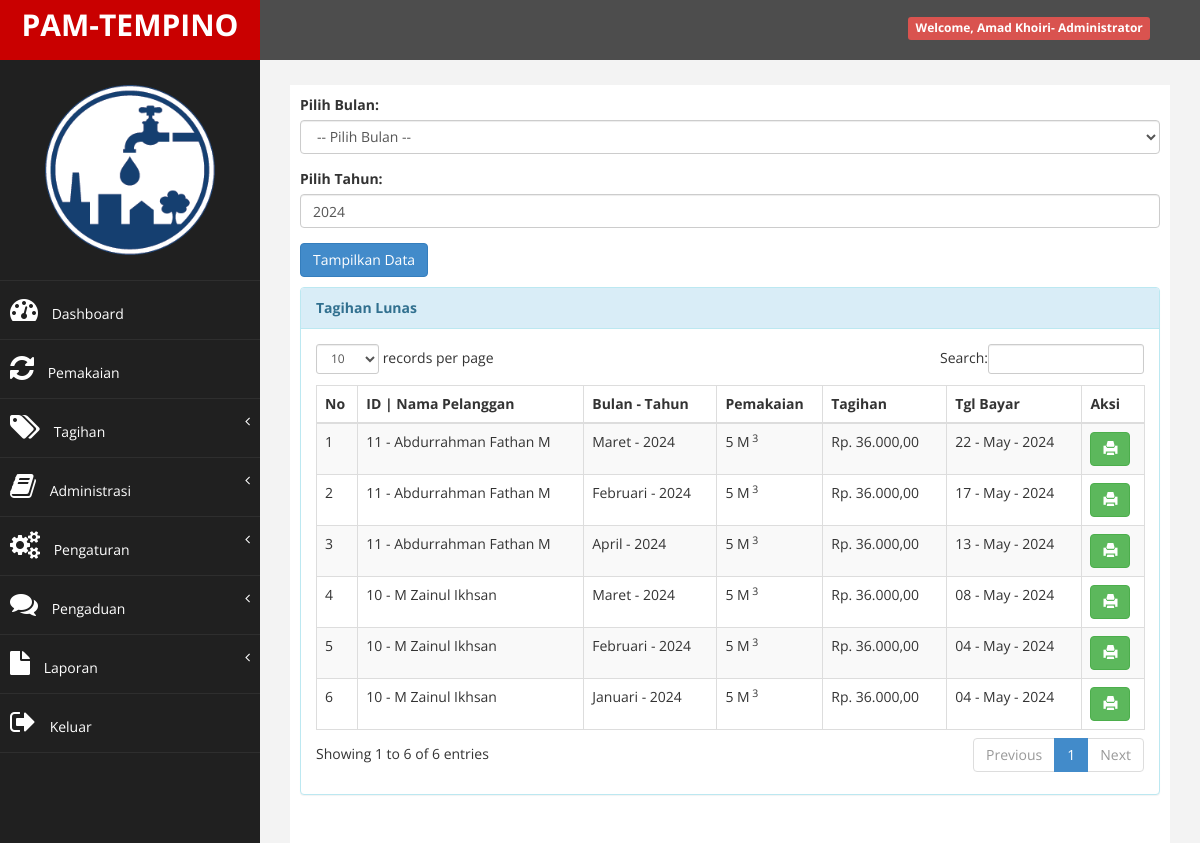
Page /?halaman=lunas_tampil (signed in) on the committed database.
### tables this page shows
CREATE TABLE `tb_pelanggan` (
  `id_pelanggan` char(15) NOT NULL,
  `nama_pelanggan` varchar(20) NOT NULL,
  `alamat` varchar(40) NOT NULL,
  `no_hp` char(15) NOT NULL,
  `status` char(10) NOT NULL DEFAULT 'Aktif',
  `id_layanan` int(11) NOT NULL
);

CREATE TABLE `tb_bulan` (
  `id_bulan` char(3) NOT NULL,
  `nama_bulan` varchar(10) NOT NULL
);

CREATE TABLE `tb_pakai` (
  `id_pakai` char(11) NOT NULL,
  `id_pelanggan` char(15) NOT NULL,
  `bulan` char(3) NOT NULL,
  `tahun` char(4) NOT NULL,
  `awal` int(11) NOT NULL,
  `akhir` int(11) NOT NULL,
  `pakai` int(11) NOT NULL
);

CREATE TABLE `tb_tagihan` (
  `id_tagihan` int(11) NOT NULL,
  `id_pakai` char(11) NOT NULL,
  `tagihan` int(11) NOT NULL,
  `status` char(12) NOT NULL DEFAULT 'Belum Bayar'
);

CREATE TABLE `tb_pembayaran` (
  `id_tagihan` int(11) NOT NULL,
  `tgl_bayar` date NOT NULL,
  `uang_bayar` int(11) NOT NULL,
  `kembali` int(11) NOT NULL
);

### inc/rupiah.php (called while the page is built)
<?php
function rupiah($angka){
	$hasil_rupiah = "Rp. " . number_format($angka,2,',','.');
	return $hasil_rupiah;
}
?>

### super/tagih/lunas_tampil.php (the view, shortened to what this page needs)
<div class="row">
    <div class="col-md-12">
        <div class="form-group">
            <label>Pilih Bulan:</label>
            <select class="form-control" id="bulan" name="bulan">
                <option value="">-- Pilih Bulan --</option>
            </select>
        </div>
        <div class="form-group">
            <label>Pilih Tahun:</label>
            <input class="form-control" type="number" id="tahun" name="tahun" min="2000" max="2099" value="<?php echo date('Y'); ?>">
        </div>
        <button type="button" class="btn btn-primary" onclick="getData()" style="margin-bottom: 10px;">Tampilkan Data</button>
        <div class="panel panel-info">
            <div class="panel-heading">
                <b>Tagihan Lunas</b>
            </div>
            <div class="panel-body">
                <div class="table-responsive">
                    <table class="table table-striped table-bordered table-hover" id="dataTables-example">
                        <thead>
                            <tr>
                                <th>No</th>
                                <th>ID | Nama Pelanggan</th>
                                <th>Bulan - Tahun</th>
                                <th>Pemakaian</th>
                                <th>Tagihan</th>
                                <th>Tgl Bayar</th>
                                <th>Aksi</th>
                            </tr>
                        </thead>
                        <tbody>
                            <?php
                            $no = 1;
                            $sql = $koneksi->query("select p.id_pelanggan, p.nama_pelanggan, t.id_tagihan, t.tagihan, t.status,
                                    k.tahun, k.pakai, b.tgl_bayar, bl.nama_bulan
                                    from tb_pelanggan p inner join tb_pakai k on p.id_pelanggan=k.id_pelanggan
                                    inner join tb_tagihan t on k.id_pakai=t.id_pakai
                                    inner join tb_pembayaran b on t.id_tagihan=b.id_tagihan
                                    inner join tb_bulan bl on k.bulan=bl.id_bulan where t.status='Lunas' order by tgl_bayar desc, tahun desc, id_bulan desc");
                            while ($data = $sql->fetch_assoc()) {
                            ?>
                                <tr>
                                    <td><?php echo $no++; ?></td>
                                    <td><?php echo $data['id_pelanggan']; ?> - <?php echo $data['nama_pelanggan']; ?></td>
                                    <td><?php echo $data['nama_bulan']; ?> - <?php echo $data['tahun']; ?></td>
                                    <td><?php echo $data['pakai']; ?> M<sup> 3</sup></td>
                                    <td><?php echo rupiah($data['tagihan']); ?></td>
                                    <td><?php $tgl = $data['tgl_bayar'];
                                        echo date("d - M - Y", strtotime($tgl)) ?></td>
                                    <td>
                                        <a href="./report/cetak_pembayaran.php?id_tagihan=<?php echo $data['id_tagihan']; ?>" target=" _blank" title="Cetak Struk Pembayaran" class="btn btn-success"><i class="glyphicon glyphicon-print"></i></a>
                                    </td>
                                </tr>
                            <?php
                            }
                            ?>
                        </tbody>
                </div>
            </div>
        </div>
    </div>
</div>
</div>

### assets/css/custom.css (style rules this page uses)
body { font-family: 'Open Sans', sans-serif; }

### rows in the picture
tb_pelanggan: id_pelanggan "11", nama_pelanggan "Abdurrahman Fathan M", tb_bulan.nama_bulan "Maret", tb_pakai.tahun "2024", tb_pakai.pakai "5", tb_tagihan.tagihan "Rp. 36.000,00", tb_pembayaran.tgl_bayar "22 - May - 2024", tb_bulan.nama_bulan "Februari", tb_pembayaran.tgl_bayar "17 - May - 2024", tb_bulan.nama_bulan "April", tb_pembayaran.tgl_bayar "13 - May - 2024"
tb_pelanggan: id_pelanggan "10", nama_pelanggan "M Zainul Ikhsan", tb_bulan.nama_bulan "Maret", tb_pakai.tahun "2024", tb_pakai.pakai "5", tb_tagihan.tagihan "Rp. 36.000,00", tb_pembayaran.tgl_bayar "08 - May - 2024", tb_bulan.nama_bulan "Februari", tb_pembayaran.tgl_bayar "04 - May - 2024", tb_bulan.nama_bulan "Januari"

### other values in the picture
$data_nama_lengkap "Amad Khoiri"
$data_level "Administrator"
